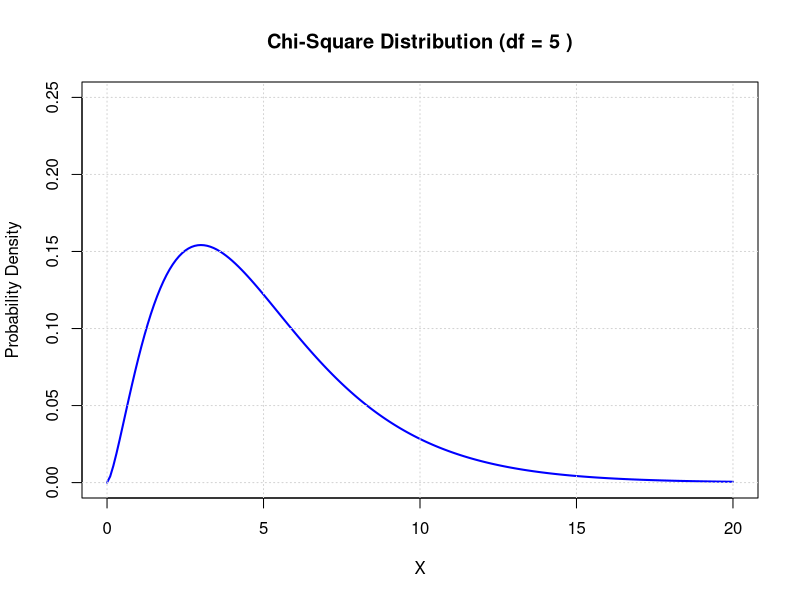
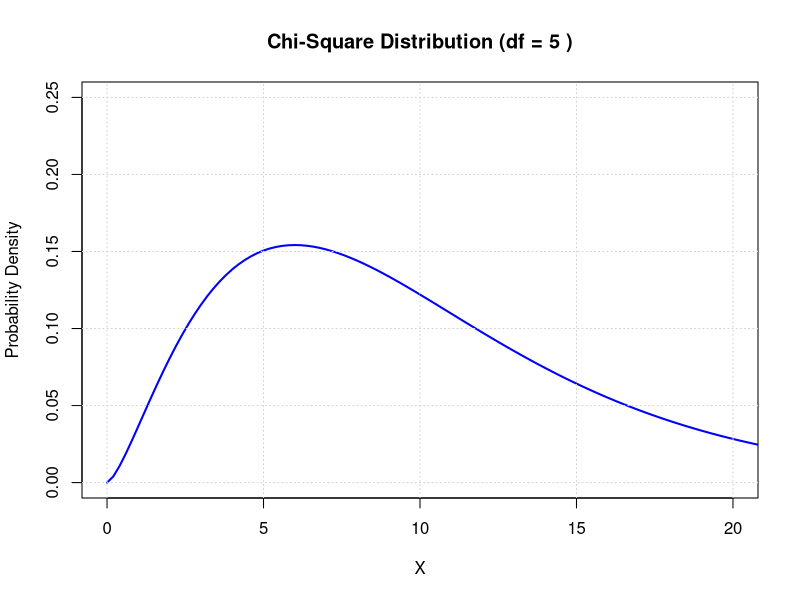
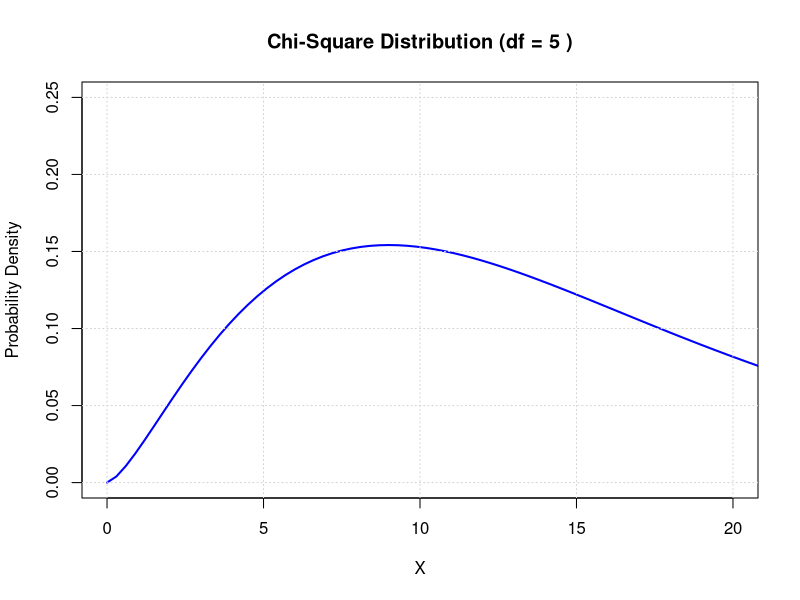
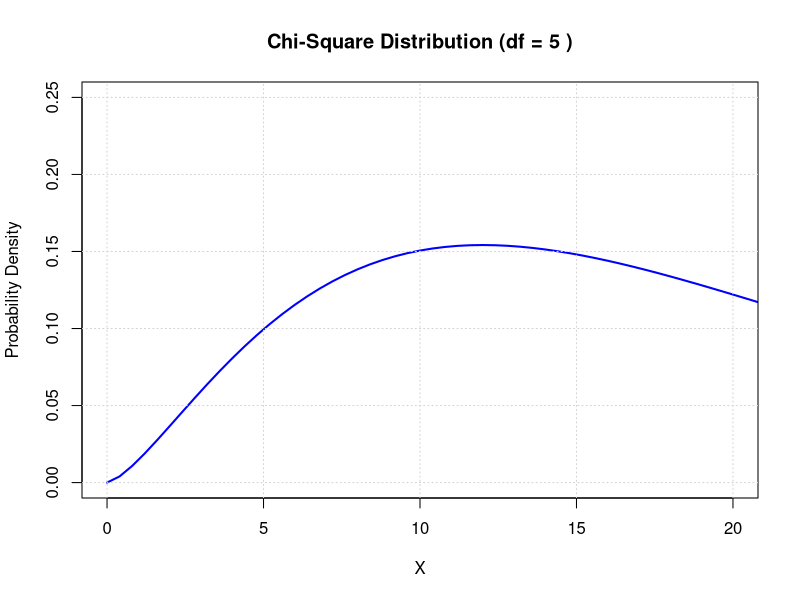

R code for these plots, in order: (Note: this script raises an error after producing the figures.)

# Define the degrees of freedom for the chi-square distribution
df <- 5
# Create a sequence of x values for the plot
x <- seq(0, 20, by = 0.1)  # Adjust the range and step size as needed
# Calculate the PDF values for the chi-square distribution
pdf_values <- dchisq(x, df)
# Plot the chi-square distribution
plot(x, pdf_values, type = "l", lwd = 2, col = "blue", 
     main = paste("Chi-Square Distribution (df =", df, ")"),
     xlab = "X", ylab = "Probability Density", xlim = c(0, 20), ylim = c(0, 0.25))
# Add gridlines for clarity
grid()
# Sum of chi-squr
sum_two <- x + x 
plot(sum_two, pdf_values, type = "l", lwd = 2, col = "blue", 
     main = paste("Chi-Square Distribution (df =", df, ")"),
     xlab = "X", ylab = "Probability Density", xlim = c(0, 20), ylim = c(0, 0.25))
# Add gridlines for clarity
grid()

sum_three <- x + x + x
plot(sum_three, pdf_values, type = "l", lwd = 2, col = "blue", 
     main = paste("Chi-Square Distribution (df =", df, ")"),
     xlab = "X", ylab = "Probability Density", xlim = c(0, 20), ylim = c(0, 0.25))
# Add gridlines for clarity
grid()

sum_four <- x + x + x + x
plot(sum_four, pdf_values, type = "l", lwd = 2, col = "blue", 
     main = paste("Chi-Square Distribution (df =", df, ")"),
     xlab = "X", ylab = "Probability Density", xlim = c(0, 20), ylim = c(0, 0.25))
# Add gridlines for clarity
grid()
 
# Set the degrees of freedom and the number of random variables
df <- 2  # Degrees of freedom
n <- 1000  # Number of random variables to sum

# Generate 1000 independent chi-square random variables
random_variables <- rchisq(n = n, df = df)

# Calculate the sum of these random variables
sum_of_chi_square <- sum(random_variables)

# Print the result
plot(sum_of_chi_square, pdf_values, type = "l", lwd = 2, col = "blue", 
     main = paste("Chi-Square Distribution (df =", df, ")"),
     xlab = "X", ylab = "Probability Density", xlim = c(0, 100000), ylim = c(0, 1000000))
# Add gridlines for clarity
grid()